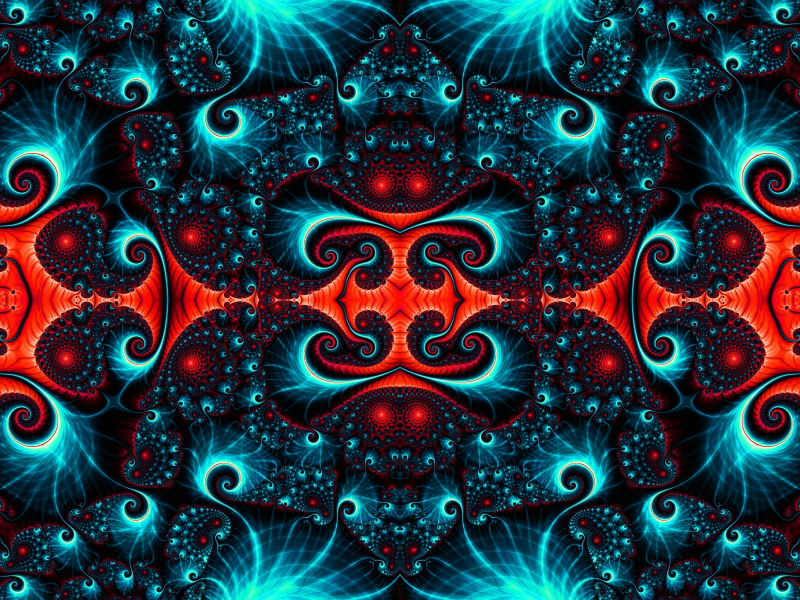
#> input picture kaleidoscope_img.jpg, 1600 x 1200 px (shown at 1/2 size)
$ python render.py kaleidoscope_img.jpg kaleidoscope_img.jpg
#> lines starting #> are read from the running program, lines starting #| are printed output that depends on the picture; after the words box and inside, x2 and y2 are one past the last pixel; in counts of white or black regions, pixels touching at a corner belong together
# TODO: you will need to install cv2
# Run "pip3 install opencv-python" in CLI
import cv2
import sys
# Kaleidoscope requires numpy. Uncomment this line and install it if you need to.
import numpy as np

# Store command line arguments in variables
# change the next line to store the filename
filename = sys.argv[1]
manip = sys.argv[2]

# Open the image file
img = cv2.imread(filename)
#> img is the input picture: shape (1200, 1600, 3); mean B, G, R 61.9, 51.7, 35.3
# Get the dimensions (in pixels) of the image
dimensions = img.shape
#> dimensions = (1200, 1600, 3)
# Copy the original image into an image for manipulation
img_manip = cv2.resize(img, (dimensions[1], dimensions[0]))
top_right = cv2.resize(img, (dimensions[1], dimensions[0]))
bottom_left = cv2.resize(img, (dimensions[1], dimensions[0]))
bottom_right = cv2.resize(top_right, (dimensions[1], dimensions[0]))
# Store white in a list, where each of the three parts is on a scale of [0, 255]
white = [255, 255, 255]
for x in range(dimensions[0]):
    for y in range(dimensions[1]):
        if manip == 'flip':
            img_manip[x, y] = img[dimensions[0]-1-x, y]
        elif manip == 'mirror':
            # mirror the image and store in img_manip[x, y]
            img_manip[x, y] = img[x, dimensions[1]-1-y]
        elif manip == 'invert':
            # invert the image and store in img_manip[x, y]
            # Hint: img[x, y] returns the color of the pixel at that coordinate.
            # You can invert by subtracting that color from white.
            img_manip[x, y] = white - img[x, y]


# Displays the original image in the top left corner of the screen.
image = 'Original image'
cv2.namedWindow(image)
cv2.moveWindow(image, 0, 0)
cv2.imshow(image, img)
# Display the manipulated image alongside the original image.
manip_image = 'Manipulated image'
cv2.namedWindow(manip_image)
cv2.moveWindow(manip_image, 400, 0)
cv2.imshow(manip_image, img_manip)

for x in range(dimensions[0]):
    for y in range(dimensions[1]):
        top_right[x, y] = img[x, dimensions[1]-1-y]
        bottom_left[x, y] = img[dimensions[0]-1-x, y]
#> bottom_left: shape (1200, 1600, 3); under 0.01% of pixels changed, all inside (x1, y1, x2, y2) = (624, 409, 976, 791)

for x in range(dimensions[0]):
    for y in range(dimensions[1]):
        bottom_right[x, y] = top_right[dimensions[0]-1-x, y]

# Create a kaleidoscope image, display it, and save it to a file.
top_horizontal_concat = np.concatenate((img, top_right), axis=1)
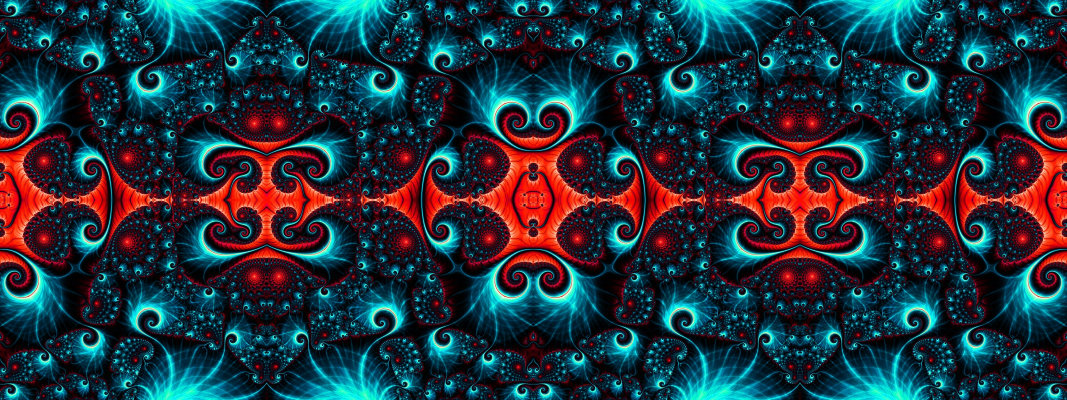
#> top_horizontal_concat: shape (1200, 3200, 3) (shown at 1/3 size); mean B, G, R 61.9, 51.7, 35.3
bottom_horizontal_concat = np.concatenate((bottom_left, bottom_right), axis=1)
vertical_concat = np.concatenate((top_horizontal_concat, bottom_horizontal_concat), axis=0)
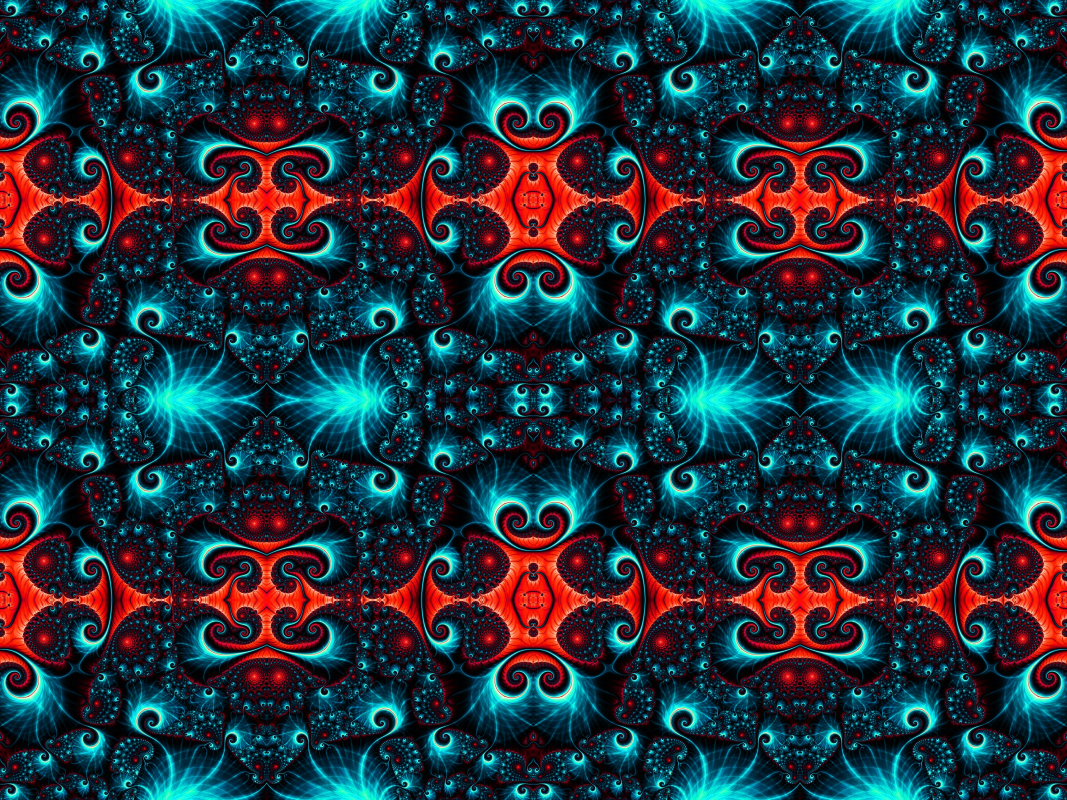
#> vertical_concat: shape (2400, 3200, 3) (shown at 1/3 size); mean B, G, R 61.9, 51.7, 35.3
vertical_concat = cv2.resize(vertical_concat, (dimensions[1], dimensions[0]))
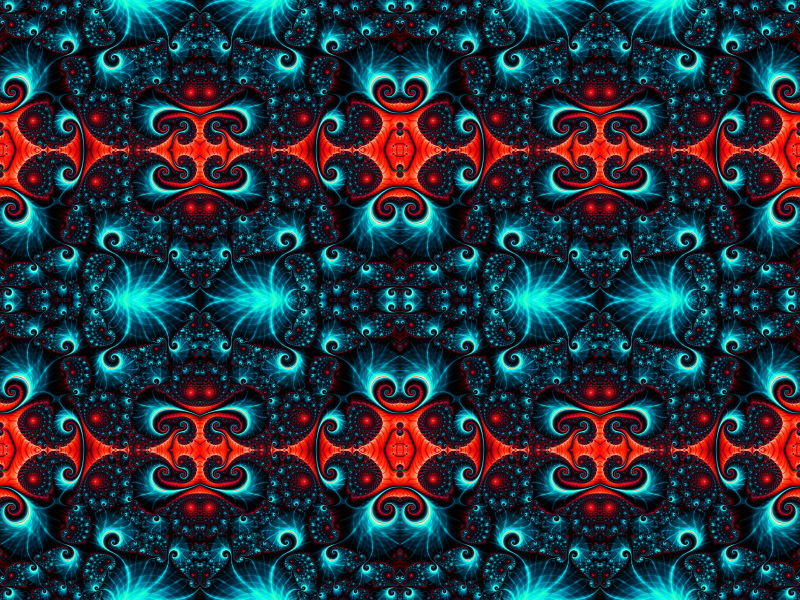
#> vertical_concat: shape (1200, 1600, 3) (shown at 1/2 size); mean B, G, R 62, 51.8, 35.4
# TODO: Save the image using the imwrite method from cv2
new_filename = 'kaleidoscope_img.jpg'
cv2.imwrite(new_filename, vertical_concat)
# Show the image
cv2.imshow('Kaleidoscope', vertical_concat)


# Infinite loop to keep the windows open until the escape key is pressed.
while True:
    k = cv2.waitKey(1)
#> (key Esc is pressed here)
    if k == 27:
        cv2.destroyAllWindows()
        exit()
#> (the program exits here)

$ run again, with autumn.jpg copied over kaleidoscope_img.jpg
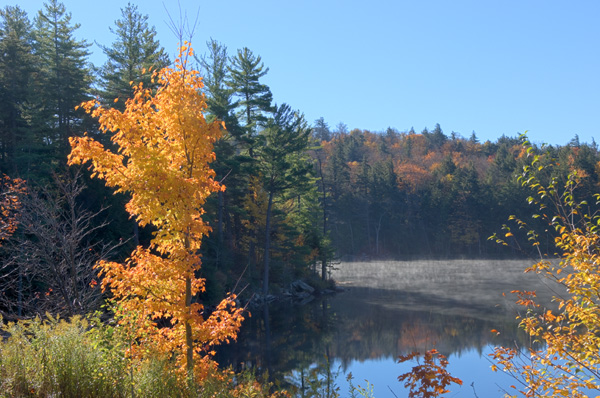
#> input picture autumn.jpg, 600 x 398 px
#> img is the input picture: shape (398, 600, 3); mean B, G, R 122.3, 117.7, 107.4
#> after the loop `for x in range(dimensions[0]):`:
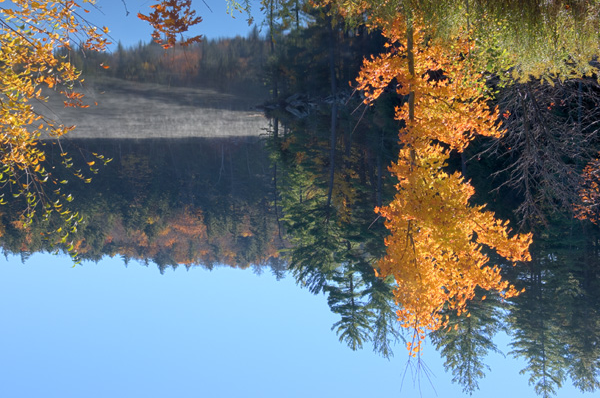
#> bottom_right: shape (398, 600, 3); mean B, G, R 122.3, 117.7, 107.4
#> `vertical_concat = np.concatenate((top_horizontal_concat, bottom_horizo..`:
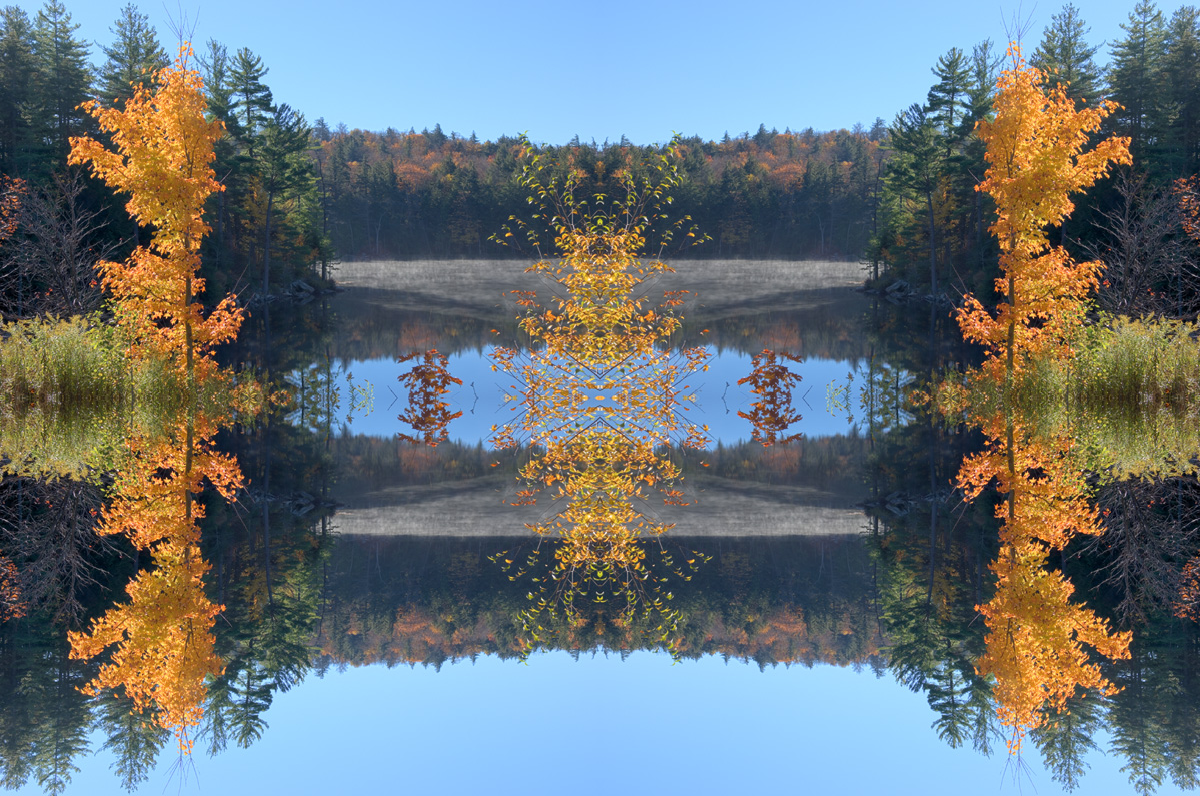
#> vertical_concat: shape (796, 1200, 3); mean B, G, R 122.3, 117.7, 107.4

$ run again, with autumn_kaleidoscope.jpg copied over kaleidoscope_img.jpg
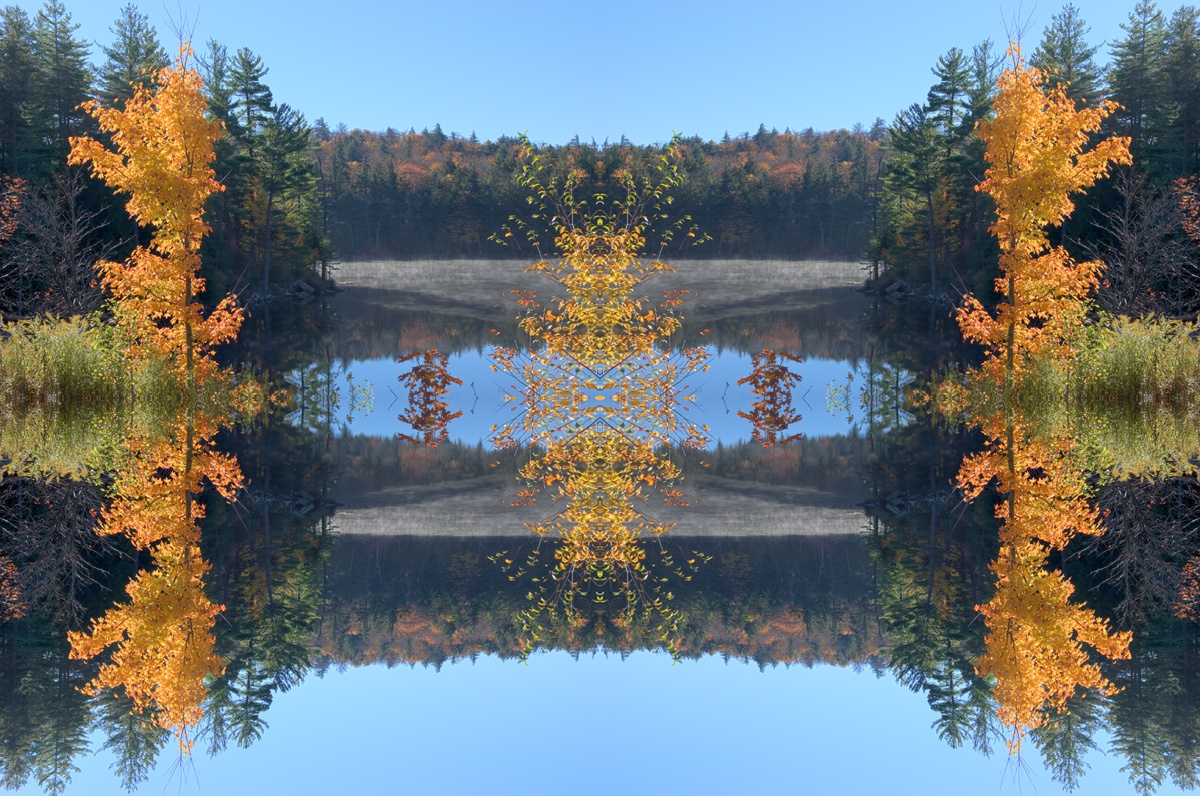
#> input picture autumn_kaleidoscope.jpg, 1200 x 796 px
#> img is the input picture: shape (796, 1200, 3); mean B, G, R 122.3, 117.7, 107.3
#> `top_horizontal_concat = np.concatenate((img, top_right), axis=1)`:
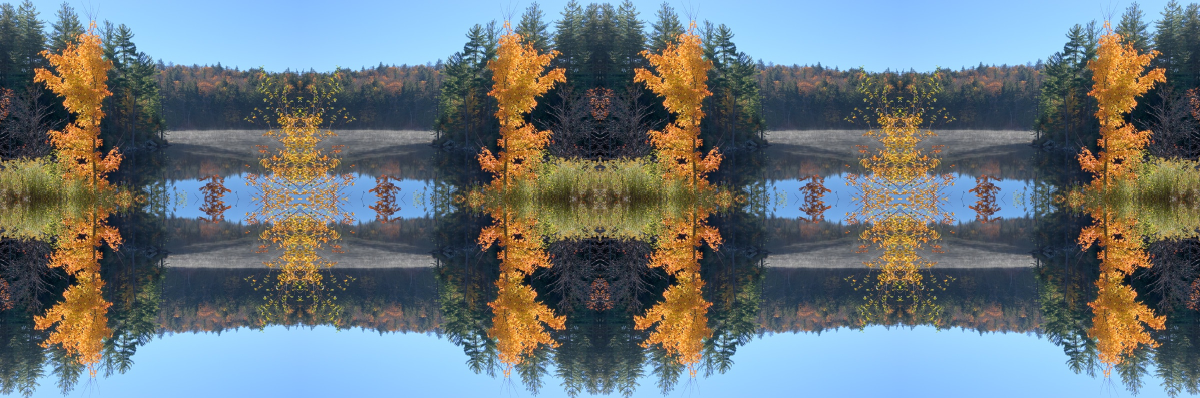
#> top_horizontal_concat: shape (796, 2400, 3) (shown at 1/2 size); mean B, G, R 122.3, 117.7, 107.3
#> `vertical_concat = cv2.resize(vertical_concat, (dimensions[1], dimensio..`:
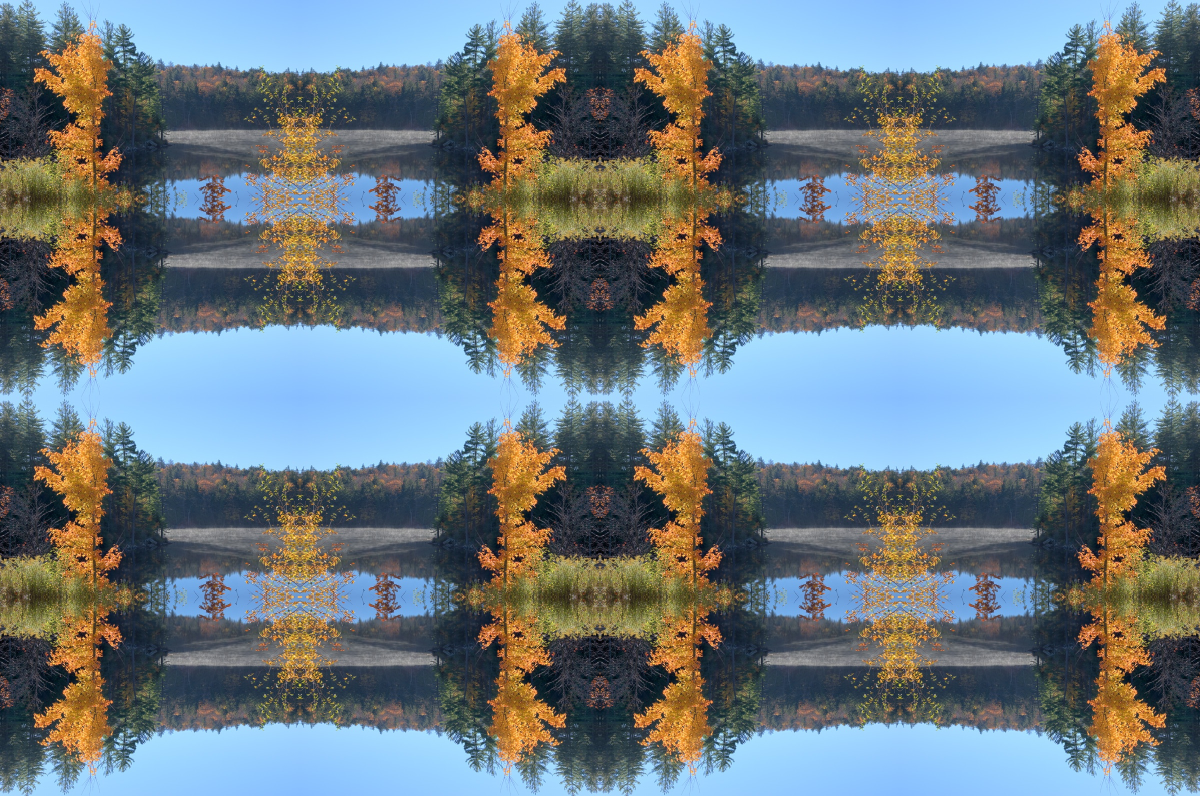
#> vertical_concat: shape (796, 1200, 3); mean B, G, R 122.4, 117.8, 107.4

$ run again, with sams_image.jpg copied over kaleidoscope_img.jpg
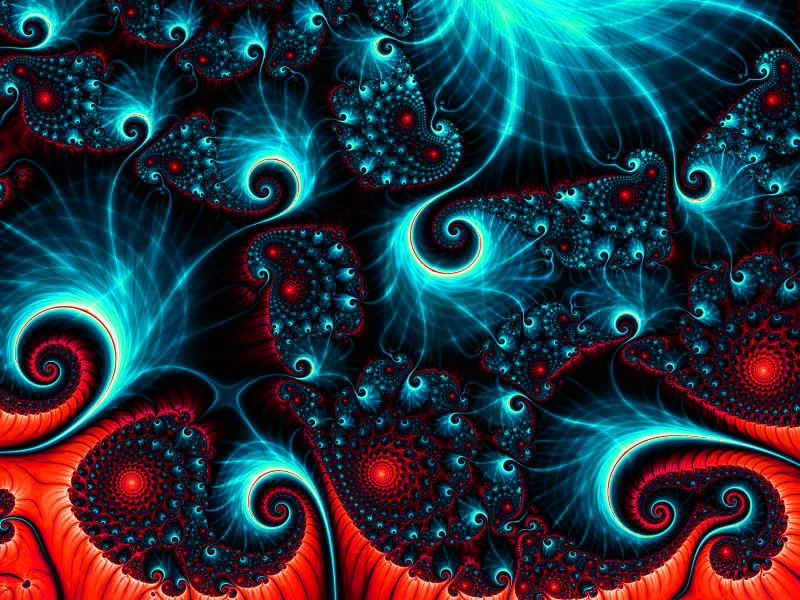
#> input picture sams_image.jpg, 1600 x 1200 px (shown at 1/2 size)
#> img is the input picture: shape (1200, 1600, 3); mean B, G, R 61.7, 51.4, 34.3
#> after the loop `for x in range(dimensions[0]):`:
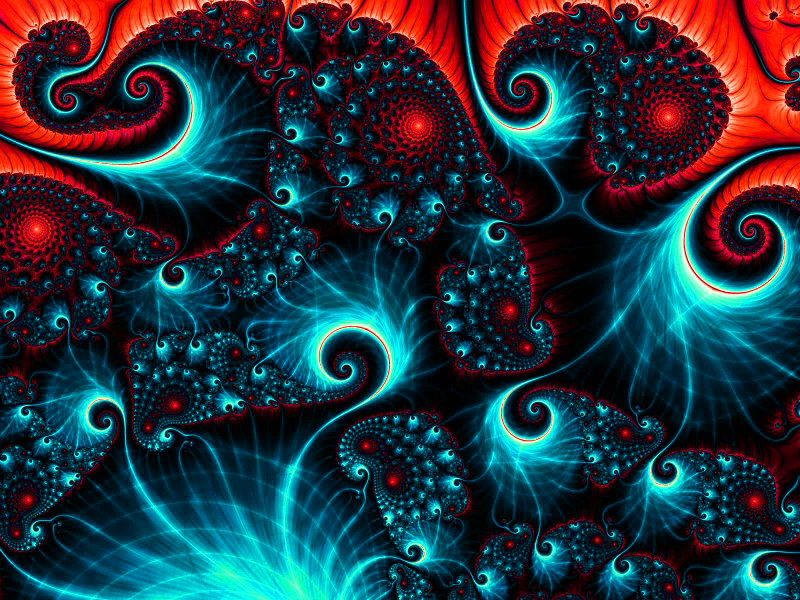
#> bottom_right: shape (1200, 1600, 3) (shown at 1/2 size); mean B, G, R 61.7, 51.4, 34.3
#> `vertical_concat = np.concatenate((top_horizontal_concat, bottom_horizo..`:
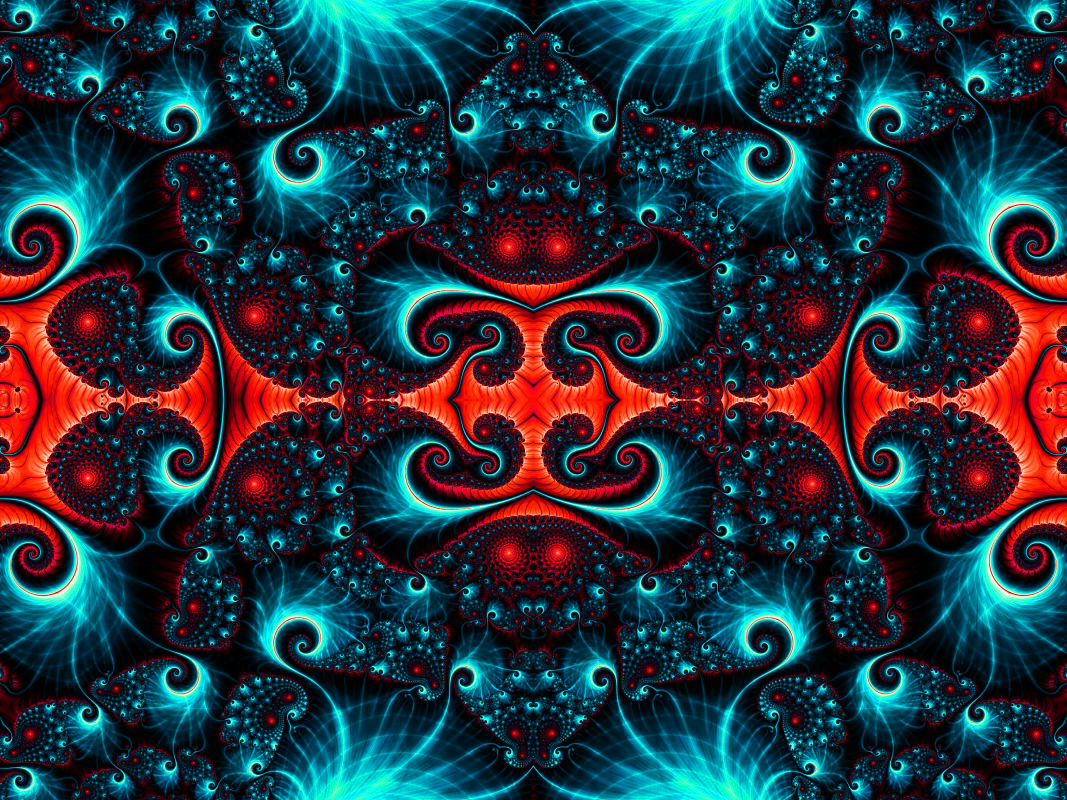
#> vertical_concat: shape (2400, 3200, 3) (shown at 1/3 size); mean B, G, R 61.7, 51.4, 34.3
